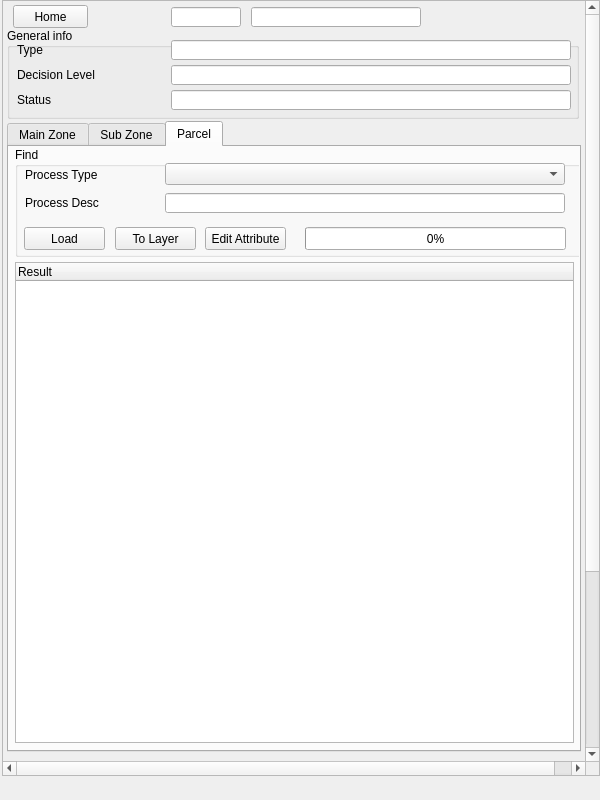
<?xml version="1.0" encoding="UTF-8"?>
<ui version="4.0">
 <class>PlanDetailWidget</class>
 <widget class="QDockWidget" name="PlanDetailWidget">
  <property name="geometry">
   <rect>
    <x>0</x>
    <y>0</y>
    <width>600</width>
    <height>800</height>
   </rect>
  </property>
  <property name="sizePolicy">
   <sizepolicy hsizetype="Fixed" vsizetype="Expanding">
    <horstretch>0</horstretch>
    <verstretch>0</verstretch>
   </sizepolicy>
  </property>
  <property name="minimumSize">
   <size>
    <width>600</width>
    <height>800</height>
   </size>
  </property>
  <property name="maximumSize">
   <size>
    <width>600</width>
    <height>800</height>
   </size>
  </property>
  <property name="baseSize">
   <size>
    <width>440</width>
    <height>665</height>
   </size>
  </property>
  <property name="windowTitle">
   <string>Selection / Filter</string>
  </property>
  <widget class="QWidget" name="dockWidgetContents">
   <widget class="QScrollArea" name="scrollArea">
    <property name="geometry">
     <rect>
      <x>2</x>
      <y>0</y>
      <width>598</width>
      <height>776</height>
     </rect>
    </property>
    <property name="sizePolicy">
     <sizepolicy hsizetype="Expanding" vsizetype="Expanding">
      <horstretch>0</horstretch>
      <verstretch>0</verstretch>
     </sizepolicy>
    </property>
    <property name="minimumSize">
     <size>
      <width>550</width>
      <height>300</height>
     </size>
    </property>
    <property name="maximumSize">
     <size>
      <width>600</width>
      <height>1500</height>
     </size>
    </property>
    <property name="widgetResizable">
     <bool>false</bool>
    </property>
    <widget class="QWidget" name="scrollAreaWidgetContents">
     <property name="geometry">
      <rect>
       <x>0</x>
       <y>0</y>
       <width>600</width>
       <height>1000</height>
      </rect>
     </property>
     <property name="minimumSize">
      <size>
       <width>550</width>
       <height>1000</height>
      </size>
     </property>
     <property name="maximumSize">
      <size>
       <width>600</width>
       <height>800</height>
      </size>
     </property>
     <widget class="QLabel" name="error_label">
      <property name="geometry">
       <rect>
        <x>10</x>
        <y>600</y>
        <width>374</width>
        <height>21</height>
       </rect>
      </property>
      <property name="font">
       <font>
        <family>Helvetica</family>
        <pointsize>14</pointsize>
        <weight>75</weight>
        <bold>true</bold>
       </font>
      </property>
      <property name="styleSheet">
       <string notr="true">QLabel {color : red;}
font: 75 14pt &quot;Helvetica&quot;;</string>
      </property>
      <property name="text">
       <string/>
      </property>
      <property name="wordWrap">
       <bool>true</bool>
      </property>
     </widget>
     <widget class="QGroupBox" name="groupBox">
      <property name="geometry">
       <rect>
        <x>4</x>
        <y>27</y>
        <width>572</width>
        <height>91</height>
       </rect>
      </property>
      <property name="title">
       <string>General info</string>
      </property>
      <widget class="QLabel" name="label">
       <property name="geometry">
        <rect>
         <x>10</x>
         <y>14</y>
         <width>150</width>
         <height>16</height>
        </rect>
       </property>
       <property name="text">
        <string>Type</string>
       </property>
      </widget>
      <widget class="QLineEdit" name="type_edit">
       <property name="geometry">
        <rect>
         <x>164</x>
         <y>12</y>
         <width>400</width>
         <height>20</height>
        </rect>
       </property>
       <property name="readOnly">
        <bool>true</bool>
       </property>
      </widget>
      <widget class="QLabel" name="label_2">
       <property name="geometry">
        <rect>
         <x>10</x>
         <y>39</y>
         <width>150</width>
         <height>16</height>
        </rect>
       </property>
       <property name="text">
        <string>Decision Level</string>
       </property>
      </widget>
      <widget class="QLineEdit" name="decision_level_edit">
       <property name="geometry">
        <rect>
         <x>164</x>
         <y>37</y>
         <width>400</width>
         <height>20</height>
        </rect>
       </property>
       <property name="readOnly">
        <bool>true</bool>
       </property>
      </widget>
      <widget class="QLabel" name="label_3">
       <property name="geometry">
        <rect>
         <x>10</x>
         <y>64</y>
         <width>150</width>
         <height>16</height>
        </rect>
       </property>
       <property name="text">
        <string>Status</string>
       </property>
      </widget>
      <widget class="QLineEdit" name="status_edit">
       <property name="geometry">
        <rect>
         <x>164</x>
         <y>62</y>
         <width>400</width>
         <height>20</height>
        </rect>
       </property>
       <property name="readOnly">
        <bool>true</bool>
       </property>
      </widget>
     </widget>
     <widget class="QPushButton" name="home_button">
      <property name="geometry">
       <rect>
        <x>10</x>
        <y>4</y>
        <width>75</width>
        <height>23</height>
       </rect>
      </property>
      <property name="text">
       <string>Home</string>
      </property>
     </widget>
     <widget class="QLineEdit" name="plan_num_edit">
      <property name="geometry">
       <rect>
        <x>248</x>
        <y>6</y>
        <width>170</width>
        <height>20</height>
       </rect>
      </property>
      <property name="readOnly">
       <bool>true</bool>
      </property>
     </widget>
     <widget class="QLineEdit" name="date_edit">
      <property name="geometry">
       <rect>
        <x>168</x>
        <y>6</y>
        <width>70</width>
        <height>20</height>
       </rect>
      </property>
      <property name="readOnly">
       <bool>true</bool>
      </property>
     </widget>
     <widget class="QTabWidget" name="tabWidget">
      <property name="geometry">
       <rect>
        <x>4</x>
        <y>120</y>
        <width>574</width>
        <height>631</height>
       </rect>
      </property>
      <property name="currentIndex">
       <number>2</number>
      </property>
      <widget class="QWidget" name="tab">
       <attribute name="title">
        <string>Main Zone</string>
       </attribute>
       <widget class="QTreeWidget" name="main_tree_widget">
        <property name="geometry">
         <rect>
          <x>6</x>
          <y>115</y>
          <width>559</width>
          <height>481</height>
         </rect>
        </property>
        <column>
         <property name="text">
          <string>Result</string>
         </property>
        </column>
       </widget>
       <widget class="QGroupBox" name="groupBox_2">
        <property name="geometry">
         <rect>
          <x>6</x>
          <y>0</y>
          <width>572</width>
          <height>110</height>
         </rect>
        </property>
        <property name="title">
         <string>Find</string>
        </property>
        <widget class="QProgressBar" name="main_load_pbar">
         <property name="geometry">
          <rect>
           <x>290</x>
           <y>80</y>
           <width>261</width>
           <height>23</height>
          </rect>
         </property>
         <property name="value">
          <number>0</number>
         </property>
         <property name="textDirection">
          <enum>QProgressBar::TopToBottom</enum>
         </property>
        </widget>
        <widget class="QPushButton" name="main_zone_load_button">
         <property name="geometry">
          <rect>
           <x>9</x>
           <y>80</y>
           <width>81</width>
           <height>23</height>
          </rect>
         </property>
         <property name="text">
          <string>Load</string>
         </property>
        </widget>
        <widget class="QComboBox" name="main_process_type_cbox">
         <property name="geometry">
          <rect>
           <x>150</x>
           <y>16</y>
           <width>400</width>
           <height>22</height>
          </rect>
         </property>
        </widget>
        <widget class="QLineEdit" name="main_process_edit">
         <property name="geometry">
          <rect>
           <x>150</x>
           <y>46</y>
           <width>400</width>
           <height>20</height>
          </rect>
         </property>
        </widget>
        <widget class="QLabel" name="label_4">
         <property name="geometry">
          <rect>
           <x>10</x>
           <y>20</y>
           <width>140</width>
           <height>16</height>
          </rect>
         </property>
         <property name="text">
          <string>Process Type</string>
         </property>
        </widget>
        <widget class="QLabel" name="label_5">
         <property name="geometry">
          <rect>
           <x>10</x>
           <y>48</y>
           <width>140</width>
           <height>16</height>
          </rect>
         </property>
         <property name="text">
          <string>Process Desc</string>
         </property>
        </widget>
        <widget class="QPushButton" name="main_to_layer_button">
         <property name="geometry">
          <rect>
           <x>100</x>
           <y>80</y>
           <width>81</width>
           <height>23</height>
          </rect>
         </property>
         <property name="text">
          <string>To Layer</string>
         </property>
        </widget>
        <widget class="QPushButton" name="main_edit_attribute_button">
         <property name="geometry">
          <rect>
           <x>190</x>
           <y>80</y>
           <width>81</width>
           <height>23</height>
          </rect>
         </property>
         <property name="text">
          <string>Edit Attribute</string>
         </property>
        </widget>
       </widget>
      </widget>
      <widget class="QWidget" name="tab_2">
       <attribute name="title">
        <string>Sub Zone</string>
       </attribute>
       <widget class="QTreeWidget" name="sub_tree_widget">
        <property name="geometry">
         <rect>
          <x>6</x>
          <y>115</y>
          <width>559</width>
          <height>481</height>
         </rect>
        </property>
        <column>
         <property name="text">
          <string>Result</string>
         </property>
        </column>
       </widget>
       <widget class="QGroupBox" name="groupBox_3">
        <property name="geometry">
         <rect>
          <x>6</x>
          <y>0</y>
          <width>572</width>
          <height>110</height>
         </rect>
        </property>
        <property name="title">
         <string>Find</string>
        </property>
        <widget class="QProgressBar" name="sub_load_pbar">
         <property name="geometry">
          <rect>
           <x>290</x>
           <y>80</y>
           <width>261</width>
           <height>23</height>
          </rect>
         </property>
         <property name="value">
          <number>0</number>
         </property>
         <property name="textDirection">
          <enum>QProgressBar::TopToBottom</enum>
         </property>
        </widget>
        <widget class="QPushButton" name="sub_zone_load_button">
         <property name="geometry">
          <rect>
           <x>9</x>
           <y>80</y>
           <width>81</width>
           <height>23</height>
          </rect>
         </property>
         <property name="text">
          <string>Load</string>
         </property>
        </widget>
        <widget class="QComboBox" name="sub_process_type_cbox">
         <property name="geometry">
          <rect>
           <x>150</x>
           <y>16</y>
           <width>400</width>
           <height>22</height>
          </rect>
         </property>
        </widget>
        <widget class="QLineEdit" name="sub_process_edit">
         <property name="geometry">
          <rect>
           <x>150</x>
           <y>46</y>
           <width>400</width>
           <height>20</height>
          </rect>
         </property>
        </widget>
        <widget class="QLabel" name="label_6">
         <property name="geometry">
          <rect>
           <x>10</x>
           <y>20</y>
           <width>140</width>
           <height>16</height>
          </rect>
         </property>
         <property name="text">
          <string>Process Type</string>
         </property>
        </widget>
        <widget class="QLabel" name="label_7">
         <property name="geometry">
          <rect>
           <x>10</x>
           <y>48</y>
           <width>140</width>
           <height>16</height>
          </rect>
         </property>
         <property name="text">
          <string>Process Desc</string>
         </property>
        </widget>
        <widget class="QPushButton" name="sub_to_layer_button">
         <property name="geometry">
          <rect>
           <x>100</x>
           <y>80</y>
           <width>81</width>
           <height>23</height>
          </rect>
         </property>
         <property name="text">
          <string>To Layer</string>
         </property>
        </widget>
        <widget class="QPushButton" name="sub_edit_attribute_button">
         <property name="geometry">
          <rect>
           <x>190</x>
           <y>80</y>
           <width>81</width>
           <height>23</height>
          </rect>
         </property>
         <property name="text">
          <string>Edit Attribute</string>
         </property>
        </widget>
       </widget>
      </widget>
      <widget class="QWidget" name="tab_3">
       <attribute name="title">
        <string>Parcel</string>
       </attribute>
       <widget class="QGroupBox" name="groupBox_4">
        <property name="geometry">
         <rect>
          <x>6</x>
          <y>0</y>
          <width>572</width>
          <height>110</height>
         </rect>
        </property>
        <property name="title">
         <string>Find</string>
        </property>
        <widget class="QProgressBar" name="activity_load_pbar">
         <property name="geometry">
          <rect>
           <x>290</x>
           <y>80</y>
           <width>261</width>
           <height>23</height>
          </rect>
         </property>
         <property name="value">
          <number>0</number>
         </property>
         <property name="textDirection">
          <enum>QProgressBar::TopToBottom</enum>
         </property>
        </widget>
        <widget class="QPushButton" name="activity_zone_load_button">
         <property name="geometry">
          <rect>
           <x>9</x>
           <y>80</y>
           <width>81</width>
           <height>23</height>
          </rect>
         </property>
         <property name="text">
          <string>Load</string>
         </property>
        </widget>
        <widget class="QComboBox" name="activity_process_type_cbox">
         <property name="geometry">
          <rect>
           <x>150</x>
           <y>16</y>
           <width>400</width>
           <height>22</height>
          </rect>
         </property>
        </widget>
        <widget class="QLineEdit" name="activity_process_edit">
         <property name="geometry">
          <rect>
           <x>150</x>
           <y>46</y>
           <width>400</width>
           <height>20</height>
          </rect>
         </property>
        </widget>
        <widget class="QLabel" name="label_8">
         <property name="geometry">
          <rect>
           <x>10</x>
           <y>20</y>
           <width>140</width>
           <height>16</height>
          </rect>
         </property>
         <property name="text">
          <string>Process Type</string>
         </property>
        </widget>
        <widget class="QLabel" name="label_9">
         <property name="geometry">
          <rect>
           <x>10</x>
           <y>48</y>
           <width>140</width>
           <height>16</height>
          </rect>
         </property>
         <property name="text">
          <string>Process Desc</string>
         </property>
        </widget>
        <widget class="QPushButton" name="activity_to_layer_button">
         <property name="geometry">
          <rect>
           <x>100</x>
           <y>80</y>
           <width>81</width>
           <height>23</height>
          </rect>
         </property>
         <property name="text">
          <string>To Layer</string>
         </property>
        </widget>
        <widget class="QPushButton" name="activity_edit_attribute_button">
         <property name="geometry">
          <rect>
           <x>190</x>
           <y>80</y>
           <width>81</width>
           <height>23</height>
          </rect>
         </property>
         <property name="text">
          <string>Edit Attribute</string>
         </property>
        </widget>
       </widget>
       <widget class="QTreeWidget" name="activity_tree_widget">
        <property name="geometry">
         <rect>
          <x>6</x>
          <y>115</y>
          <width>559</width>
          <height>481</height>
         </rect>
        </property>
        <column>
         <property name="text">
          <string>Result</string>
         </property>
        </column>
       </widget>
      </widget>
     </widget>
    </widget>
   </widget>
  </widget>
 </widget>
 <tabstops>
  <tabstop>scrollArea</tabstop>
 </tabstops>
 <resources/>
 <connections/>
</ui>
